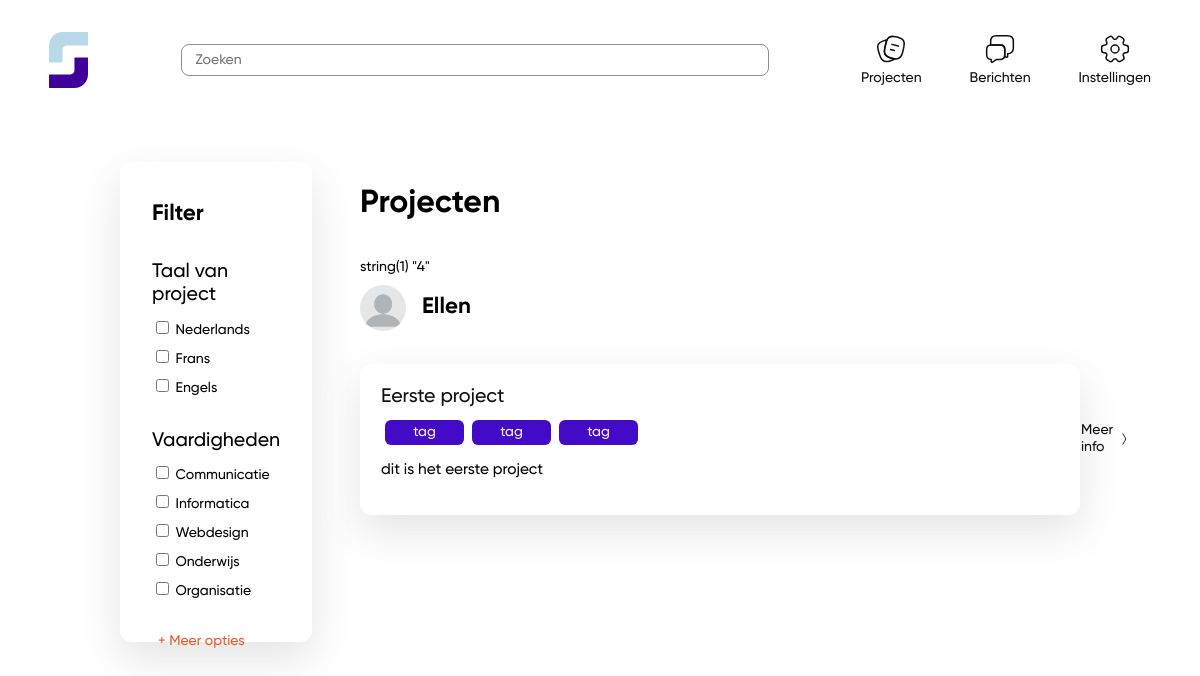
/index.php (signed in), run on an earlier commit of the app's database.
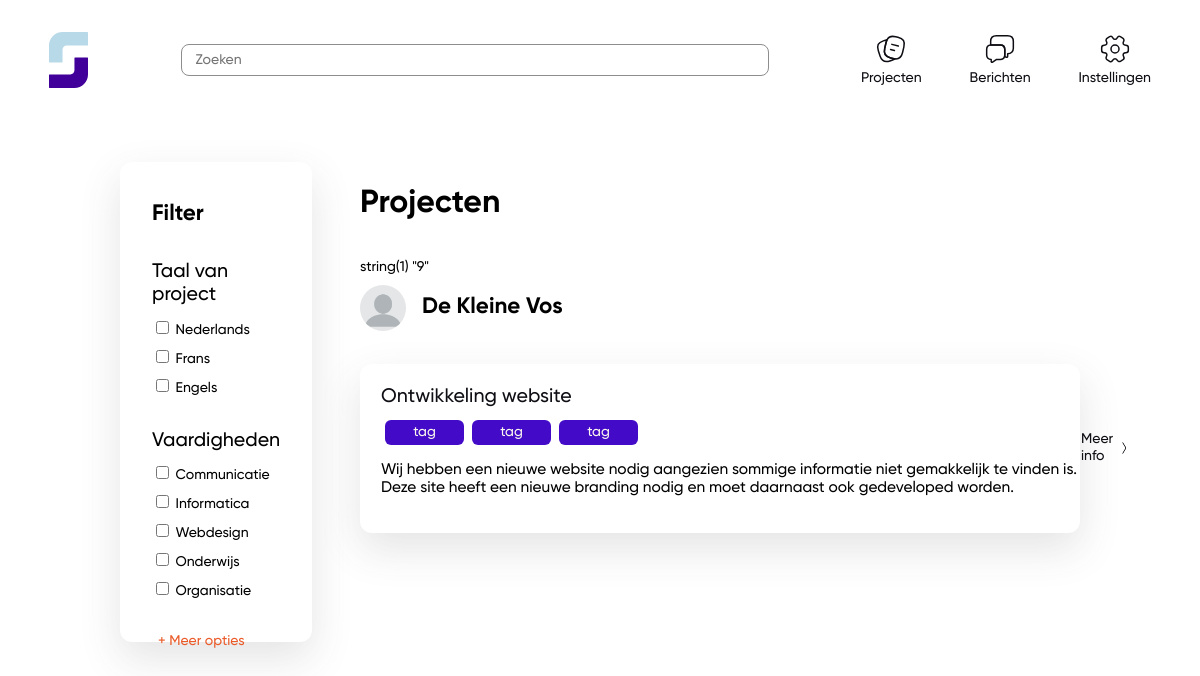
And on a later commit of the database.
### tables this page shows
CREATE TABLE `posts` (
  `id` int(11) unsigned NOT NULL AUTO_INCREMENT,
  `title` varchar(300) DEFAULT NULL,
  `description` varchar(300) DEFAULT NULL,
  `date` datetime DEFAULT NULL,
  `user_id` int(11) DEFAULT NULL,
  PRIMARY KEY (`id`)
);

CREATE TABLE `users` (
  `id` int(11) unsigned NOT NULL AUTO_INCREMENT,
  `name` varchar(300) DEFAULT NULL,
  `last_name` varchar(300) DEFAULT NULL,
  `email` varchar(300) DEFAULT NULL,
  `school` varchar(300) DEFAULT NULL,
  `education` varchar(300) DEFAULT NULL,
  `description_vzw` varchar(300) DEFAULT NULL,
  `password` varchar(300) DEFAULT NULL,
  `is_student` tinyint(1) DEFAULT NULL,
  `profile_pic` varchar(300) DEFAULT NULL,
  PRIMARY KEY (`id`)
);

### classes/Project.php (called while the page is built, shortened)
<?php
    class Project
    {
        public static function getAllProjects()
        {
            $conn = Db::getInstance();
            $statement = $conn->prepare('SELECT * FROM posts INNER JOIN users ON posts.user_id = users.id');
            $statement->execute();
            return $statement->fetchAll();
        }
    }

### index.php (the view, shortened to what this page needs)
<?php
    $projects = Project::getAllProjects();
?><!DOCTYPE html>
<html lang="en">
<head>
    <link rel="stylesheet" href="https://use.typekit.net/hbs6zbg.css">
    <link rel="stylesheet" href="style/style.css">
</head>
<body>
    <?php require_once('header.php'); ?>
    <div class="container--feed">
        <div class="filters">
            <h2 class="header-two">Filter</h2>
            <div class="filters__language">
                <h3>Taal van project</h3>
                <div class="filter__languages">
                    <div class="filter__container">
                        <input class="filter__checkbox--active" type="checkbox" name="language" value="nl">
                        <label for="language">Nederlands</label>
                    </div>
                    <div class="filter__container">
                        <input class="filter__checkbox--active" type="checkbox" name="language" value="fr">
                        <label for="language">Frans</label>
                    </div>
                    <div class="filter__container">
                        <input class="filter__checkbox--active" type="checkbox" name="language" value="en">
                        <label for="language">Engels</label>
                    </div>
                </div>
            </div>
            <div class="filters__skills">
                <h3>Vaardigheden</h3>
                <div class="filter__container">
                    <input class="filter__checkbox--active" type="checkbox" name="skills" value="com">
                    <label class="filter__checkbox--active" for="skills">Communicatie</label>
                </div>
                <div class="filter__container">
                    <input class="filter__checkbox--active" type="checkbox" name="skills" value="inf">
                    <label for="skills">Informatica</label>
                </div>
                <div class="filter__container">
                    <input class="filter__checkbox--active" type="checkbox" name="skills" value="des">
                    <label for="skills">Webdesign</label>
                </div>
                <div class="filter__container">
                    <input class="filter__checkbox--active" type="checkbox" name="skills" value="ond">
                    <label for="skills">Onderwijs</label>
                </div>
                <div class="filter__container">
                    <input class="filter__checkbox--active" type="checkbox" name="skills" value="org">
                    <label for="skills">Organisatie</label>
                </div>
            </div>
            <div>
                <button class="btn--extra">+ Meer opties</button>
            </div>
        </div>
        <div class="projects">
            <div class="projects__newProject">
                <h1>Projecten</h1>
            </div>
            <div class="projects__box">
                <ul class="project__box__li">
                    <?php foreach ($projects as $project): ?>
                        <?php var_dump($project[0]); ?>
                    <li>
                        <div class="project__box">
                            <div class="project__box__profile">
                                <img class="projects__img" src="assets/img/profile-pic.png" alt="profile-pic">
                                <h2><?php echo $project['name']; ?></h2>
                            </div>
                            <div class="project__box__item">
                                <div>
                                    <a href="project.php?project=<?php echo $project[0]; ?>" class="project__title">
                                        <h3><?php echo $project['title']; ?></h3>
                                    </a>
                                    <ul class="project__tags">
                                        <li class="tags__tag">tag</li>
                                        <li class="tags__tag">tag</li>
                                        <li class="tags__tag">tag</li>
                                    </ul>
                                    <p class="project__text"><?php echo $project['description']; ?></p>
                                </div>
                                <a href="project.php">
                                    <div class="project__info">
                                        <a class="project__info__link" href="project.php?project=<?php echo $project[0]; ?>">Meer info</a>
                                        <img class="project__info__img" src="assets/img/arrow.png" alt="arrow">
                                    </div>
                                </a>
                            </div>
                        </div>
                    </li>
                    <?php endforeach; ?>
                </ul>
            </div>
        </div>
    </div>
</body>
</html>

### header.php (shortened to what this page needs)
<nav class="nav">
    <div class="nav__logo">
        <a href="index.php">
            <img src="./assets/img/logo.svg" alt="">
        </a>
    </div>
    <div class="nav__searchbar">
        <input class="searchbar__input" type="text" placeholder="Zoeken">
    </div>
    <div class="nav__links__container">
        <div class="nav__links">
            <a href="myprojects.php">
                <img src="./assets/img/projects.svg" alt="">
                <span class="nav__links__text">Projecten</span>
            </a>
        </div>
        <div class="nav__links">
            <a href="messages.php">
                <img src="./assets/img/messages.svg" alt="">
                <span class="nav__links__text">Berichten</span>
            </a>
        </div>
        <div class="nav__links">
            <a href="settings.php">
                <img src="./assets/img/settings.svg" alt="">
                <span class="nav__links__text">Instellingen</span>
            </a>
        </div>
    </div>
</nav>

### style/style.css (style rules this page uses)
:root { --primary: #430BC8; --secondary: #B7D9E8; --accent: #EB5B29; --neutral: #fffcf5; --offblack: #0E0E14; --offwhite: #FAF6EE; --white: #ffffff; --gray: #8d8d8d; }
.nav { display: flex; justify-content: space-between; align-items: center; height: 120px; padding: 0 3.5em; }
.nav__logo { height: 56px; }
.nav__logo a img { height: 100%; }
.searchbar__input { padding: 0.2em 1em; width: 42em; height: 32px; border-radius: 8px; border: 1px solid var(--gray); }
.nav__links__container { display: flex; justify-content: space-between; width: 290px; text-align: center; }
.nav__links a { text-decoration: none; color: var(--offblack); font-weight: 500; }
.nav__links { transition: all .1s ease-in; }
.nav__links__text { display: block; }
body { margin: 0; }
* { font-family: "Gilroy"; font-size: 14px; box-sizing: border-box; }
.header-two, h2 { font-size: 1.6em; font-weight: bold; font-family: "Gilroy", sans-serif; }
h3 { font-size: 1.4em; font-weight: 500; font-family: "Gilroy", sans-serif; margin: 0 0 .6em; }
p { font-size: 1.1em; font-weight: 500; }
.container--feed { display: flex; justify-content: space-between; width: 80%; margin: 3em auto 0; }
.filters { width: 20%; max-height: 480px; background-color: var(--white); padding: calc(32px - 0.83em) 32px; border: none; border-radius: 12px; box-shadow: 0px 16px 40px rgba(75, 75, 75, 0.15); }
.filter__container { margin-top: 8px; }
.filters label { font-size: 1em; }
.filters__language { margin: 32px 0; }
.filters__skills { margin: 32px 0; }
.btn--extra { border: none; background-color: transparent; color: var(--accent); cursor: pointer; font-size: 1em; font-weight: 500; transition: all 0.1s ease-in; }
.project__title { text-decoration: none; color: var(--offblack); }
.project__text { width: 700px; }
.projects { width: 75%; }
.projects h1 { font-size: 32px; }
.projects__img { width: 46px; height: 46px; border-radius: 50%; margin-right: 16px; }
.projects__box { display: flex; flex-direction: column; }
.project__box__li { list-style: none; padding: 0; }
.project__box { margin-bottom: 58px; }
.project__box__profile { display: flex; flex-direction: row; align-items: center; padding-bottom: 24px; }
.project__box__item { background-color: var(--white); padding: 1.5em; width: 100%; border: none; border-radius: 12px; box-shadow: 0px 16px 40px rgba(75, 75, 75, 0.15); display: flex; flex-direction: row; justify-content: space-between; align-items: center; }
.project__tags { list-style: none; display: flex; flex-direction: row; padding: 0; }
.tags__tag { padding: 0.3em 2em; background-color: var(--primary); border-radius: 6px; margin: 0 0.3em; color: var(--offwhite); }
.project__info { display: flex; align-items: center; }
.project__info__link { text-decoration: none; color: var(--offblack); border-bottom: 1px solid transparent; transition: all .2s; }
.project__info__img { width: 16px; height: 16px; padding-left: 6px; }
.projects__newProject { display: flex; flex-direction: row; justify-content: space-between; align-items: center; }

What changed in the data, as far as the page shows it:
removed posts: value "string(1) \"4\"", user.name "Ellen", title "Eerste project", description "dit is het eerste project"
added posts: value "string(1) \"9\"", user.name "De Kleine Vos", title "Ontwikkeling website", description "Wij hebben een nieuwe website nodig aangezien sommige informatie niet gemakkelijk te vinden is. Deze site heeft een nieuwe branding nodig en moet daarnaast ook gedeveloped worden."
